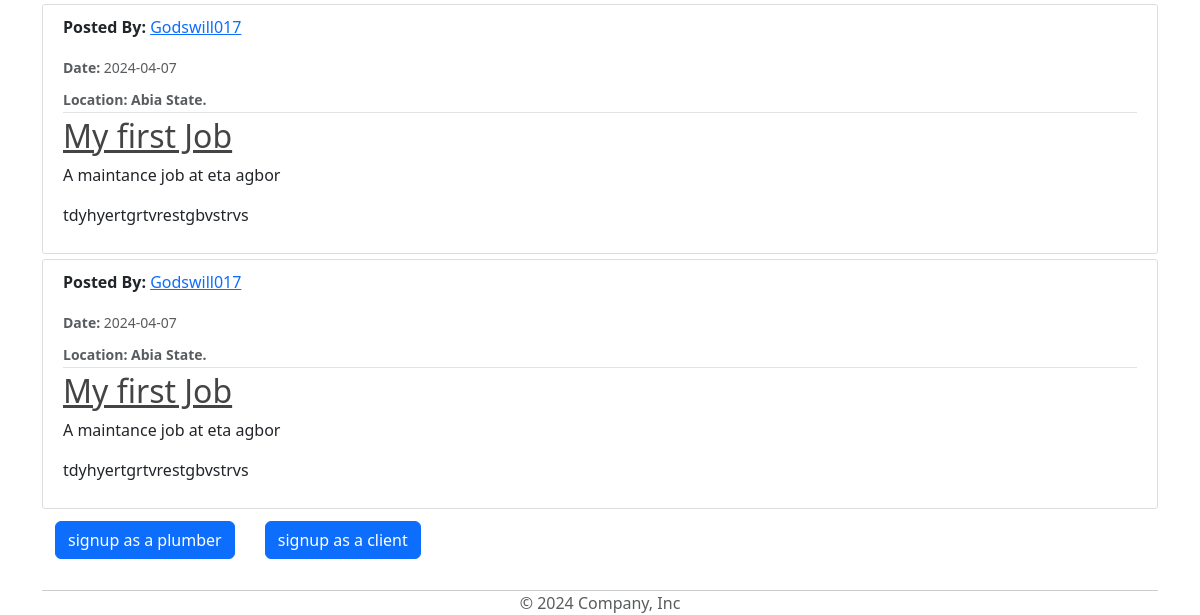
Page /home (lower part) on the earlier database version.
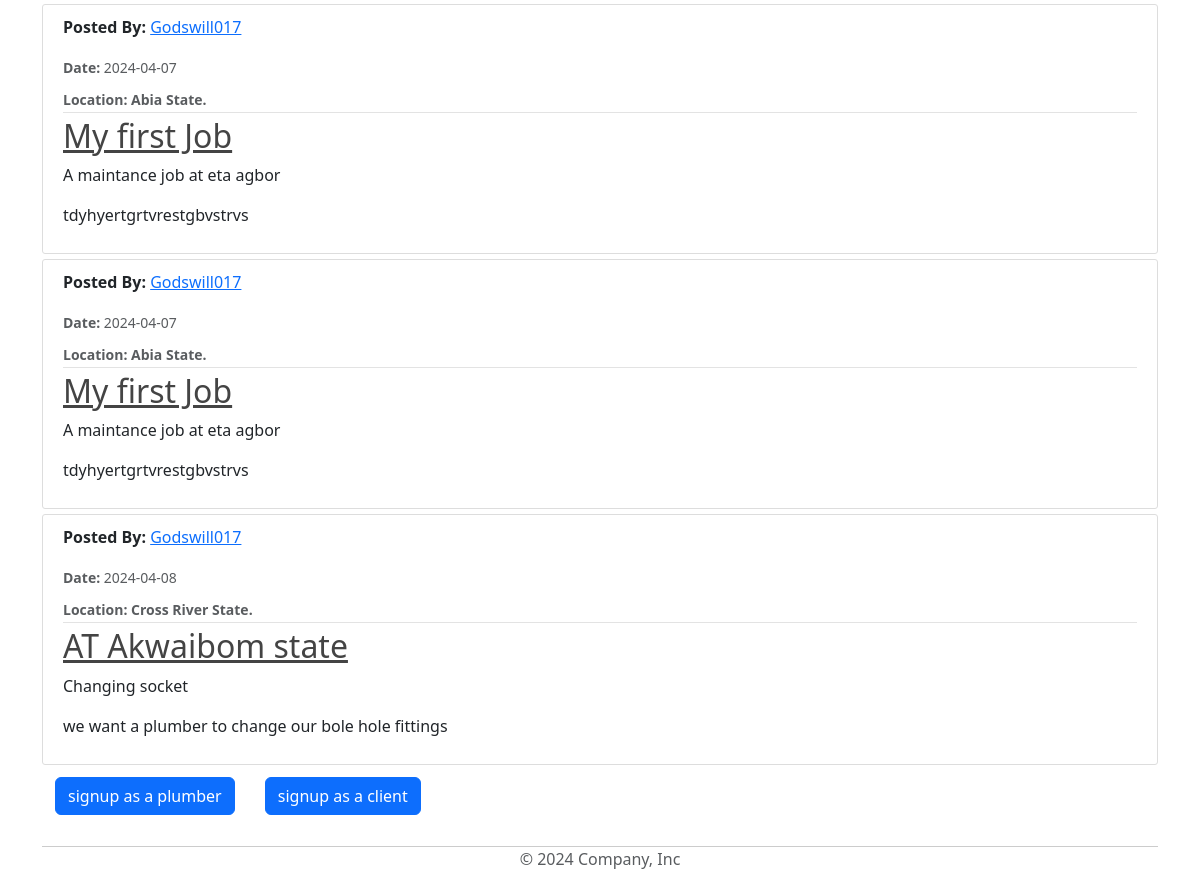
Same page on the later database version.
### model/base.py (models this page shows, shortened)
class Job(Base):
    __tablename__ = 'jobs'
    id = Column(Integer, primary_key=True)
    client_id = Column(Integer, ForeignKey('clients.id'))
    job_title = Column(String(100), nullable=False)
    job_description = Column(String(500), nullable=False)
    plumber_id = Column(Integer, ForeignKey('plumbers.id'))
    content = Column(String(1000), nullable=False)
    date_posted = Column(DateTime, nullable=False, default=datetime.utcnow)
    location = Column(String(100), nullable=False)
    rank = relationship('Rank', backref='job_rank')

class BaseUser(Base, UserMixin):
    id = Column(Integer, primary_key=True)
    username = Column(String(80), unique=True, nullable=False)
    email = Column(String(120), unique=True, nullable=False)
    image_file = Column(String(20), nullable=False, default='default.jpg')
    password = Column(String(60), nullable=False)
    date_joined = Column(DateTime, nullable=False, default=datetime.utcnow)
    phone = Column(String(14), unique=True, nullable=False)
    state = Column(String(20), nullable=False)

### model/main/routes.py (the view)
@main.route("/jobs")
@main.route("/home")
def home():
    jobs = Job.query.all()
    return render_template('home.html', jobs=jobs)

### model/templates/home.html
{% extends "layout.html" %}
{% block content %}
<link rel="stylesheet" type="text/css" href="{{ url_for('static', filename='main.css') }}">
    {% for job in jobs %}
        <article class="media content-section">
          <div class="media-body">
            <div class="article-metadata">
              <p><strong>Posted By: </strong><a class="mr-2" href="#">{{ job.clients.username }}</a></p>
              <small class="text-muted"><strong>Date: </strong>{{ job.date_posted.strftime('%Y-%m-%d') }}</small>
              <div class="mt-2">
                <small class="text-muted"><strong>Location: {{ job.location }} State.</strong></small>
              </div>
            </div>
            <h2><a class="article-title" href="{{ url_for('job_route.job', job_id=job.id) }}">{{ job.job_title }}</a></h2>
            <p class="article-content">{{ job.job_description }}</p>
            <p class="article-content">{{ job.content }}</p>
          </div>
        </article>
    {% endfor %}
        <div class="btn">
          <a class="btn btn-primary" href="{{ url_for('plums.register') }}">signup as a plumber</a>
        </div>
        <div class="btn">
          <a class="btn btn-primary" href="{{ url_for('client_s.registers') }}">signup as a client</a>
        </div>
{% endblock content %}

### model/templates/layout.html (shortened to what this page needs)
<!DOCTYPE html>
<html lang="en">
  <head>
    <link
      rel="stylesheet"
      href="https://cdnjs.cloudflare.com/ajax/libs/font-awesome/5.15.4/css/all.min.css" />
    <link
      href="https://cdn.jsdelivr.net/npm/bootstrap@5.3.3/dist/css/bootstrap.min.css"
      rel="stylesheet"
 />
      <link rel="stylesheet" type="text/css" href="{{ url_for('static', filename='main.css') }}">
  </head>
  <body>
    <br />
    <br />
    <div class="container">
      {% block content %} {% endblock %}
    </div>
    <br />
    <div class="container">
      <footer class="footer">
        <span class="text-body-secondary">&copy; 2024 Company, Inc</span>
      </footer>
    </div>
  </body>
</html>

### model/static/main.css (style rules this page uses)
* { padding: 0; margin: 0; }
.footer { position: sticky; bottom: 0; background-color: white; width: 100%; border-top: 1px solid #CCCCCC; margin-bottom: 0px; display: flex; justify-content: center; align-items: center; }
h1, h2, h3, h4, h5, h6 { color: #444444; }
.content-section { background: #ffffff; padding: 10px 20px; border: 1px solid #dddddd; border-radius: 3px; margin-bottom: 5px; }
.article-title { color: #444444; }
.article-content { white-space: pre-line; }
.article-metadata { padding-bottom: 1px; margin-bottom: 4px; border-bottom: 1px solid #e3e3e3 }
.btn { text-align: right; }

Differences in the rows shown:
added Job: clients.username "Godswill017", date_posted "2024-04-08", location "Cross River", job_title "AT Akwaibom state", job_description "Changing socket", content "we want a plumber to change our bole hole fittings"
